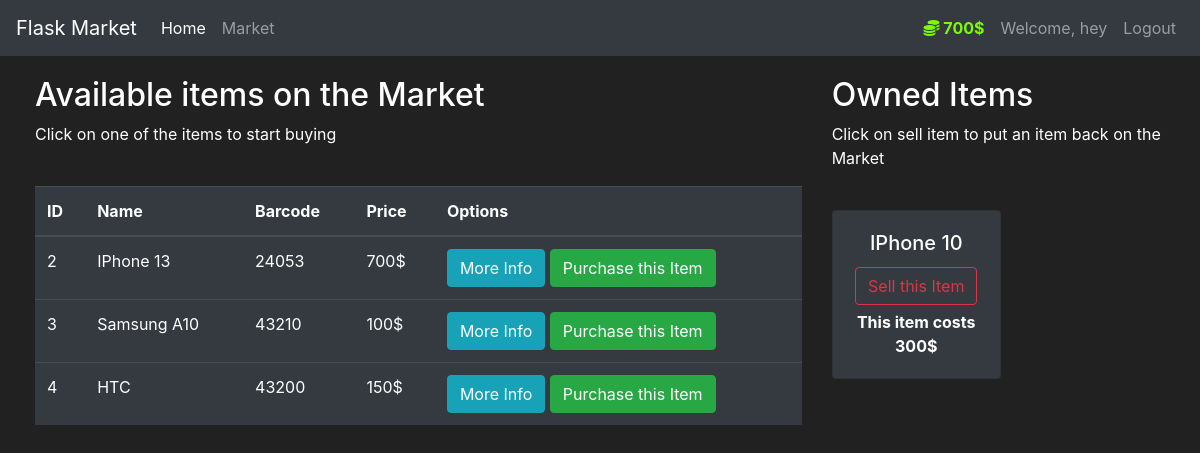
/market (signed in), run on the app's committed database.
### market/models.py (models this page shows, shortened)
class User(db.Model, UserMixin):
    id = db.Column(db.Integer(), primary_key=True)
    username = db.Column(db.String(length=30), nullable=False, unique=True)
    email_address = db.Column(db.String(length=50), nullable=False, unique=True)
    password_hash = db.Column(db.String(length=60), nullable=False)
    budget = db.Column(db.Integer(), nullable=False, default=1000)
    items = db.relationship('Item', backref='owned_user', lazy=True)
    @property
    def prettier_budget(self):
        if len(str(self.budget)) >= 4:
            return f'{str(self.budget)[:-3]},{str(self.budget)[-3:]}$'
        else:
            return f"{self.budget}$"
    @property
    def password(self):
        return self.password

class Item(db.Model):
    id = db.Column(db.Integer(), primary_key=True)
    name = db.Column(db.String(length=30), nullable=False, unique=True)
    price = db.Column(db.Integer(), nullable=False)
    barcode = db.Column(db.String(length=12), nullable=False, unique=True)
    description = db.Column(db.String(length=1024), nullable=False, unique=True)
    owner = db.Column(db.Integer(), db.ForeignKey('user.id'))

### market/routes.py (the view, shortened to what this page needs)
@app.route('/market', methods=['GET', 'POST'])
@login_required
def market_page():
    purchase_form = PurchaseItemForm()
    selling_form = SellItemForm()
    if request.method == "GET":
        items = item_service.get_all_items()
        owned_items = item_service.get_owned_items(current_user.id)
        return render_template('market.html', items=items, purchase_form=purchase_form, owned_items=owned_items, selling_form=selling_form)

### market/models.py (called while the page is built)
@login_manager.user_loader
def load_user(user_id):
    return User.query.get(int(user_id))

### market/services/ItemServiceImpl.py (called while the page is built)
    def get_all_items(self):
        return Item.query.filter_by(owner=None).all()

    def get_owned_items(self, user_id):
        return Item.query.filter_by(owner=user_id).all()

### market/templates/market.html (shortened to what this page needs)
{% extends 'base.html' %}
{% block content %}
<div class="row" style="margin-top:20px; margin-left:20px">
   <div class="col-8">
       <h2>Available items on the Market</h2>
       <p>Click on one of the items to start buying</p>
       <br>
      <table class="table table-hover table-dark">
         <thead>
            <tr>
               <th scope="col">ID</th>
               <th scope="col">Name</th>
               <th scope="col">Barcode</th>
               <th scope="col">Price</th>
               <th scope="col">Options</th>
            </tr>
         </thead>
         <tbody>
            {% for item in items %}
            <tr>
               <td>{{ item.id }}</td>
               <td>{{ item.name }}</td>
               <td>{{ item.barcode }}</td>
               <td>{{ item.price }}$</td>
               <td>
                  <button class="btn btn-outline btn-info" data-toggle="modal" data-target="#Modal-MoreInfo-{{ item.id }}">More Info</button>
                  <button class="btn btn-outline btn-success" data-toggle="modal" data-target="#Modal-PurchaseConfirm-{{ item.id }}">Purchase this Item</button>
               </td>
            </tr>
            {% endfor %}
         </tbody>
      </table>
   </div>
   <div class="col-4">
        <h2>Owned Items</h2>
        <p>Click on sell item to put an item back on the Market</p>
        <br>
        <div class="row">
           {% for owned_item in owned_items %}
             <div class="col-md-6">
                 <div style="margin-bottom: 5px" class="card text-center bg-dark">
                      <div class="card-body">
                          <h5 class="card-title">{{ owned_item.name }}</h5>
                          <button type="button" class="btn btn-outline-danger" style="margin-bottom: 5px"
                                  data-toggle="modal" data-target="#Modal-SellingConfirm-{{ owned_item.id }}">
                              Sell this Item
                          </button>
                          <p class="card-text"><strong>
                              This item costs {{ owned_item.price }}$
                          </strong></p>
                      </div>
                  </div>
             </div>
           {% endfor %}
        </div>
   </div>
</div>
{% endblock %}

### market/templates/base.html (shortened to what this page needs)
<!doctype html>
<html lang="en">
   <head>
      <link rel="stylesheet" href="https://cdn.jsdelivr.net/npm/bootstrap@4.5.3/dist/css/bootstrap.min.css">
   </head>
   <body>
    <nav class="navbar navbar-expand-md navbar-dark bg-dark">
      <a class="navbar-brand" href="#">Flask Market</a>
      <div class="collapse navbar-collapse" id="navbarNav">
        <ul class="navbar-nav mr-auto">
            <li class="nav-item active">
                <a class="nav-link" href="{{ url_for('home_page') }}">Home <span class="sr-only">(current)</span></a>
            </li>
            <li class="nav-item">
                <a class="nav-link" href="{{ url_for('market_page') }}">Market</a>
            </li>
        </ul>
          {% if current_user.is_authenticated %}
            <ul class="navbar-nav">
                <li class="nav-item">
                    <a class="nav-link" style="color: lawngreen; font-weight: bold">
                        <i class="fas fa-coins"></i>
                        {{ current_user.prettier_budget }}
                    </a>
                </li>
                <li class="nav-item">
                    <a class="nav-link">Welcome, {{ current_user.username }}</a>
                </li>
                <li class="nav-item">
                    <a class="nav-link" href="{{ url_for('logout_page') }}">Logout</a>
                </li>
            </ul>
          {% endif %}
      </div>
    </nav>
      {% block content %}
      {% endblock %}
   </body>
</html>

### market/templates/base.html (style rules this page uses)
body { background-color: #212121; color: white }

### data on the page
User: prettier_budget "700$", username "hey"
Item: id "2", name "IPhone 13", barcode "24053", price "700"
Item: id "3", name "Samsung A10", barcode "43210", price "100"
Item: id "4", name "HTC", barcode "43200", price "150"
Item: name "IPhone 10", price "300"
